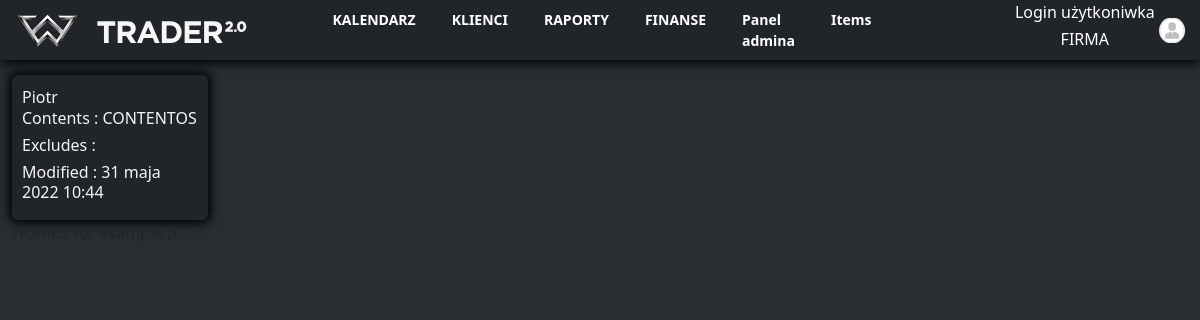
The app's page /items/3 (signed in) with its own data.
### ItemsApp/models.py (models this page shows, shortened)
class Item(models.Model):
    user        = models.ForeignKey(settings.AUTH_USER_MODEL,on_delete=models.CASCADE)
    restaurant  = models.ForeignKey(Klient,on_delete=models.CASCADE)
    name        = models.CharField(max_length=120)
    contents    = models.TextField(help_text='Separate each item by comma')
    excludes    = models.TextField(blank=True, null=True, help_text='Separate each item by comma')
    public      = models.BooleanField(default=True)
    timestamp   = models.DateTimeField(auto_now_add=True)
    updated     = models.DateTimeField(auto_now=True)
    class Meta:
        ordering = ['-updated','-timestamp']

### ItemsApp/views.py (the view)
# urls.py: path('<int:pk>', ItemDetailView.as_view(),name='detail'),
class ItemDetailView(DetailView):
    def get_queryset(self):
        return Item.objects.filter(user=self.request.user)

### templates/ItemsApp/item_detail.html (shortened to what this page needs)
{% extends "base.html" %}
{% block content %}
    <div class="col-2 " >
        <div class="container-fluid rounded Divbg" >
            {{object.name}} {{object.surname}}
            <h6>Contents : {{object.contents}} </h2>
            <h6>Excludes : {{object.excludes}} </h2>
            <h6>Modified : {{object.updated}} </h2>
        </div>
    </div>
{% endblock content %}

### templates/base.html (style rules this page uses)
html { height: 100%; }
body { background-color: rgb(41, 45, 49); height: 100%; }
.Divbg { background-color: #212529; color: whitesmoke;margin-top: 15px; padding: 20px; -webkit-box-shadow: 0px 0px 10px 3px rgb(0, 0, 0); -moz-box-shadow: 0px 0px 10px 3px rgba(0, 0, 0); box-shadow: 0px 0px 10px 3px rgba(0, 0, 0); padding: 10px; }

### records on screen
Item: name "Piotr", contents "CONTENTOS", updated "31 maja 2022 10:44"
